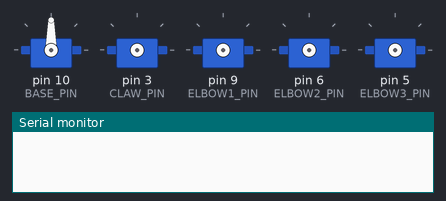
A sketch run on a simulated Arduino Uno, built with avr-gcc and run on an emulated ATmega328P. Shown: 5 × servo, the last lines printed to the serial monitor. Random numbers use the default seed unless the sketch sets one.

Above: at 0.01 s.
At 1.6 s:
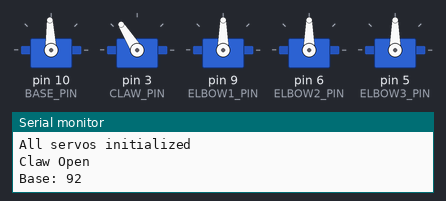
At 2.7 s:
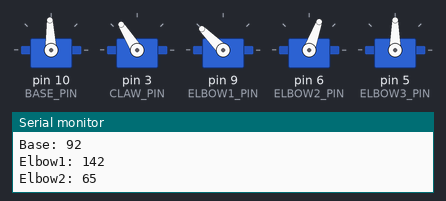
At 3.7 s:
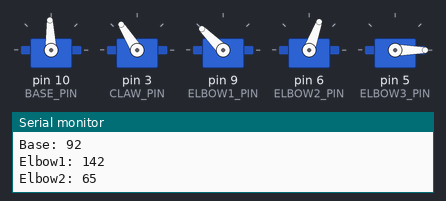
At 6.9 s:
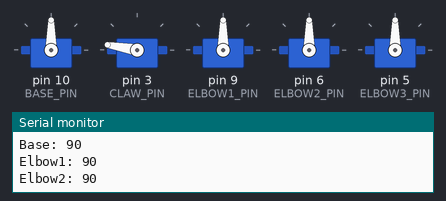
At 11.1 s:
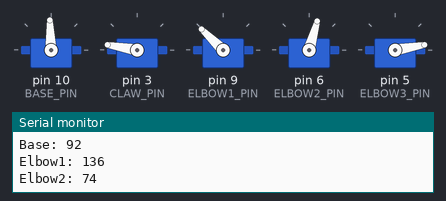
Timing chart, 0 to 12.6 s (numbered marks = the images above):
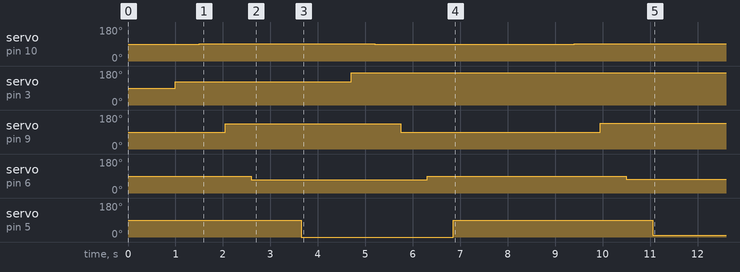

The sketch:

masterArm.ino
```cpp
#include "mainArm.h"

#define BASE_PIN 10
#define ELBOW1_PIN 9
#define ELBOW2_PIN 6
#define ELBOW3_PIN 5
#define CLAW_PIN 3


mainArm arm = mainArm(BASE_PIN, ELBOW1_PIN, ELBOW2_PIN, ELBOW3_PIN, CLAW_PIN);


void setup() {
  Serial.begin(115200);
  arm.init();
  delay(500);
  arm.getBlock();
  delay(2000);
  arm.getColour();
}

void loop() {
}
```

Base.cpp
```cpp
#include "Base.h"

Base::Base(Servo &myservo) {
  this->myservo = myservo;
}

Base::Base(byte pin) {
  this->pin = pin;
}

void Base::init() {
  myservo.attach(pin);
}

void Base::init(int initialPos) {
  myservo.attach(pin);
  myservo.write(initialPos);
  delay(50);
}

void Base::begin() {
  myservo.write(startPos);
  delay(50);
}

void Base::moveTo(int Pos) {
  myservo.write(Pos);
  delay(50);
}

int Base::currPos(){
  myservo.read();
}
```

Base.h
```cpp
#ifndef Base_H
#define Base_H

#include <Arduino.h>
#include <Servo.h>


class Base {
protected:
  int pin;

  Servo myservo;

  const int startPos = 90;
public:
  Base() {}  // default constructor, do not use for this case
  Base(Servo &myservo);
  Base(byte pin);

  void init();
  void init(int initialPos);

  void begin();

  void moveTo(int Pos);

  int currPos();
};

#endif
```

Claw.cpp
```cpp
#include "Claw.h"

Claw::Claw(Servo &myservo) {
  this->myservo = myservo;
}

Claw::Claw(byte pin) {
  this->pin = pin;
}

void Claw::init() {
  myservo.attach(pin);
}

void Claw::range() /* move between all available range */ {
  for (int i = 125; i <= 165; i++) {
    myservo.write(i);
    Serial.print("cPos:\t");
    Serial.println(i);
    if (isOpen()) {
      Serial.println("cPos:\topen");
    } else {
      Serial.println("cPos:\tclosed");
    }
    delay(100);
  }
  delay(250);
}

void Claw::open() /* Pos 125 */ {
  myservo.write(122);
}

void Claw::close() /* Pos 170 */ {
  myservo.write(170);
}

void Claw::grab() /* Pos  */ {
  myservo.write(142);
}

bool Claw::isOpen() {
  if (myservo.read() <= 160 /* Simple tolerance for now */) {
    return true;
  } else {
    return false;
  }
}

void Claw::randPos() /* random movements */ {
  unsigned int r = random(125, 165);
  myservo.write(r);
}
```

Claw.h
```cpp
#ifndef Claw_H
#define Claw_H

#include <Arduino.h>
#include <Servo.h>


class Claw {
protected:
  byte pin;

  Servo myservo;
public:
  Claw() {}  // default constructor, do not use for this case
  Claw(Servo &myservo);
  Claw(byte pin);

  void init();

  void range(); // move between all available range

  void open(); // Pos 125
  void close(); // Pos 170
  void grab(); //

  bool isOpen(); // returns True if open, else retruns false

  void randPos(); // random movements
};

#endif
```

Elbow.cpp
```cpp
#include "Elbow.h"

Elbow::Elbow(Servo &myservo) {
  this->myservo = myservo;
}

Elbow::Elbow(byte pin) {
  this->pin = pin;
}

void Elbow::init() {
  myservo.attach(pin);
}

void Elbow::angle(int Pos) {
  myservo.write(Pos);
  delay(50);
}

void Elbow::range() {
  int i = 0;
  do {
    myservo.write(i);
    Serial.print("ePos:\t");
    Serial.println(i);
    i++;
    delay(100);
  } while (i <= 180);
}

void Elbow::reset() {
  myservo.write(90);
  delay(50);
}
```

Elbow.h
```cpp
#ifndef Elbow_H
#define Elbow_H

#include <Arduino.h>
#include <Servo.h>

class Elbow {
protected:
  int pin;

  Servo myservo;

  const int startPos = 90;
public:
  Elbow() {}  // default constructor, do not use for this case
  Elbow(Servo &myservo);
  Elbow(byte pin);

  void init();

  void angle(int Pos);

  void range();

  void reset();
};

#endif
```

mainArm.cpp
```cpp
#include "mainArm.h"

mainArm::mainArm(byte BasePin, byte Elbow1Pin, byte Elbow2Pin, byte Elbow3Pin, byte ClawPin)
  : BasePin(BasePin),
    Elbow1Pin(Elbow1Pin),
    Elbow2Pin(Elbow2Pin),
    Elbow3Pin(Elbow3Pin),
    ClawPin(ClawPin),
    base(BasePin),
    elbow1(Elbow1Pin),
    elbow2(Elbow2Pin),
    elbow3(Elbow3Pin),
    claw(ClawPin) {
  // All member variables are initialized here
}

mainArm::mainArm(Base &base, Elbow &elbow1, Elbow &elbow2, Elbow &elbow3, Claw &claw)
  : base(base), elbow1(elbow1), elbow2(elbow2), elbow3(elbow3), claw(claw) {
}

void mainArm::init() {
  base.init();
  delay(100);
  claw.init();
  delay(100);
  elbow1.init();
  delay(100);
  elbow2.init();
  delay(100);
  elbow3.init();
  delay(100);
  Serial.println("All servos initialized");

  // claw.open();
  // Serial.println("Claw Open");
  // delay(2000);
  // claw.close();
  // Serial.println("Claw Close");
}

void mainArm::getColour() {

  base.moveTo(92);
  Serial.println("Base: 92");
  delay(500);

  elbow1.angle(136);
  Serial.println("Elbow1: 136");
  delay(500);

  elbow2.angle(74);
  Serial.println("Elbow2: 74");
  delay(500);

  elbow3.angle(10);
  Serial.println("Elbow3: 10");
}

void mainArm::getBlock() {
  claw.open();
  Serial.println("Claw Open");
  delay(500);

  base.moveTo(92);
  Serial.println("Base: 92");
  delay(500);

  elbow1.angle(135);
  Serial.println("Elbow1: 142");
  delay(500);

  elbow2.angle(70);
  Serial.println("Elbow2: 65");
  delay(1000);

  elbow3.angle(0);
  Serial.println("Elbow3: 0");
  delay(1000);


  claw.close();
  Serial.println("Claw Close");
  delay(500);

  base.moveTo(90);
  Serial.println("Base: 90");
  delay(500);

  elbow1.angle(90);
  Serial.println("Elbow1: 90");
  delay(500);

  elbow2.angle(90);
  Serial.println("Elbow2: 90");
  delay(500);

  elbow3.angle(90);
  Serial.println("Elbow3: 90");
  delay(500);
}
```

mainArm.h
```cpp
#ifndef mainArm_H
#define mainArm_H

#include <Arduino.h>
#include "Base.h"
#include "Elbow.h"
#include "Claw.h"

class mainArm {
protected:
  byte BasePin;    // Pin for the base servo
  byte Elbow1Pin;  // Pin for the elbow1 servo
  byte Elbow2Pin;  // Pin for the elbow2 servo
  byte Elbow3Pin;  // Pin for the elbow3 servo
  byte ClawPin;    // Pin for the claw servo

  Base base;     // Base servo object
  Elbow elbow1;  // Elbow1 servo object
  Elbow elbow2;  // Elbow2 servo object
  Elbow elbow3;  // Elbow3 servo object
  Claw claw;     // Claw servo object

public:
  // contructors below

  mainArm() {}  // default constructor, do not use for this case
  mainArm(byte BasePin, byte Elbow1Pin, byte Elbow2Pin, byte Elbow3Pin, byte ClawPin);
  mainArm(Base &base, Elbow &elbow1, Elbow &elbow2, Elbow &elbow3, Claw &claw);


  void init();  // initialize all servos

  void getColour();  // get colour from the sensor
  void getBlock(); // get block from preset location
};


#endif
```
